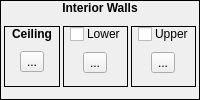
             <widget class="QFrame" name="frame_13">
              <property name="frameShape">
               <enum>QFrame::Box</enum>
              </property>
              <property name="frameShadow">
               <enum>QFrame::Plain</enum>
              </property>
              <layout class="QVBoxLayout" name="verticalLayout_26">
               <property name="spacing">
                <number>0</number>
               </property>
               <property name="margin">
                <number>0</number>
               </property>
               <item>
                <widget class="QLabel" name="label_15">
                 <property name="sizePolicy">
                  <sizepolicy hsizetype="Preferred" vsizetype="Fixed">
                   <horstretch>0</horstretch>
                   <verstretch>0</verstretch>
                  </sizepolicy>
                 </property>
                 <property name="font">
                  <font>
                   <weight>75</weight>
                   <bold>true</bold>
                  </font>
                 </property>
                 <property name="text">
                  <string>Interior Walls</string>
                 </property>
                 <property name="alignment">
                  <set>Qt::AlignCenter</set>
                 </property>
                </widget>
               </item>
               <item>
                <widget class="QWidget" name="widget_17" native="true">
                 <layout class="QHBoxLayout" name="horizontalLayout_14">
                  <property name="spacing">
                   <number>3</number>
                  </property>
                  <property name="margin">
                   <number>3</number>
                  </property>
                  <item>
                   <widget class="QFrame" name="frame_9">
                    <property name="sizePolicy">
                     <sizepolicy hsizetype="Fixed" vsizetype="Fixed">
                      <horstretch>0</horstretch>
                      <verstretch>0</verstretch>
                     </sizepolicy>
                    </property>
                    <property name="maximumSize">
                     <size>
                      <width>65</width>
                      <height>61</height>
                     </size>
                    </property>
                    <property name="frameShape">
                     <enum>QFrame::Box</enum>
                    </property>
                    <property name="frameShadow">
                     <enum>QFrame::Plain</enum>
                    </property>
                    <layout class="QVBoxLayout" name="verticalLayout_15">
                     <property name="spacing">
                      <number>0</number>
                     </property>
                     <property name="margin">
                      <number>0</number>
                     </property>
                     <item>
                      <widget class="QLabel" name="label_9">
                       <property name="sizePolicy">
                        <sizepolicy hsizetype="Preferred" vsizetype="Fixed">
                         <horstretch>0</horstretch>
                         <verstretch>0</verstretch>
                        </sizepolicy>
                       </property>
                       <property name="font">
                        <font>
                         <weight>75</weight>
                         <bold>true</bold>
                        </font>
                       </property>
                       <property name="text">
                        <string>Ceiling</string>
                       </property>
                       <property name="alignment">
                        <set>Qt::AlignCenter</set>
                       </property>
                      </widget>
                     </item>
                     <item>
                      <widget class="QWidget" name="widget_10" native="true">
                       <layout class="QHBoxLayout" name="horizontalLayout_5">
                        <property name="spacing">
                         <number>0</number>
                        </property>
                        <property name="leftMargin">
                         <number>0</number>
                        </property>
                        <property name="topMargin">
                         <number>0</number>
                        </property>
                        <property name="rightMargin">
                         <number>0</number>
                        </property>
                        <property name="bottomMargin">
                         <number>3</number>
                        </property>
                        <item>
                         <widget class="TileButton" name="tbInteriorCeilingTile">
                          <property name="enabled">
                           <bool>true</bool>
                          </property>
                          <property name="text">
                           <string>...</string>
                          </property>
                          <property name="icon">
                           <iconset resource="gui_icons.qrc">
                            <normaloff>:/icons/addtile.png</normaloff>:/icons/addtile.png</iconset>
                          </property>
                          <property name="iconSize">
                           <size>
                            <width>32</width>
                            <height>32</height>
                           </size>
                          </property>
                         </widget>
                        </item>
                       </layout>
                      </widget>
                     </item>
                    </layout>
                   </widget>
                  </item>
                  <item>
                   <widget class="QFrame" name="frame_11">
                    <property name="sizePolicy">
                     <sizepolicy hsizetype="Fixed" vsizetype="Fixed">
                      <horstretch>0</horstretch>
                      <verstretch>0</verstretch>
                     </sizepolicy>
                    </property>
                    <property name="maximumSize">
                     <size>
                      <width>65</width>
                      <height>61</height>
                     </size>
                    </property>
                    <property name="frameShape">
                     <enum>QFrame::Box</enum>
                    </property>
                    <property name="frameShadow">
                     <enum>QFrame::Plain</enum>
                    </property>
                    <layout class="QVBoxLayout" name="verticalLayout_16">
                     <property name="spacing">
                      <number>0</number>
                     </property>
                     <property name="margin">
                      <number>0</number>
                     </property>
                     <item>
                      <widget class="QWidget" name="widget_15" native="true">
                       <property name="sizePolicy">
                        <sizepolicy hsizetype="Preferred" vsizetype="Fixed">
                         <horstretch>0</horstretch>
                         <verstretch>0</verstretch>
                        </sizepolicy>
                       </property>
                       <property name="styleSheet">
                        <string notr="true">.QWidget
{
	border-width: 1px;
	border-style: solid;
	border-color: palette(window-text);
	background-color: palette(window-text);
}

.QWidget&gt;QLabel
{
	border-width: 0px;
	background-color: palette(window-text);
	color: palette(window);
	font-weight: bold;
}</string>
                       </property>
                       <layout class="QHBoxLayout" name="horizontalLayout_10">
                        <property name="spacing">
                         <number>3</number>
                        </property>
                        <property name="margin">
                         <number>0</number>
                        </property>
                        <item>
                         <spacer name="horizontalSpacer_5">
                          <property name="orientation">
                           <enum>Qt::Horizontal</enum>
                          </property>
                          <property name="sizeHint" stdset="0">
                           <size>
                            <width>10</width>
                            <height>15</height>
                           </size>
                          </property>
                         </spacer>
                        </item>
                        <item>
                         <widget class="QCheckBox" name="cbUseInteriorLowerWall">
                          <property name="sizePolicy">
                           <sizepolicy hsizetype="Fixed" vsizetype="Fixed">
                            <horstretch>0</horstretch>
                            <verstretch>0</verstretch>
                           </sizepolicy>
                          </property>
                          <property name="text">
                           <string/>
                          </property>
                         </widget>
                        </item>
                        <item>
                         <widget class="QLabel" name="label_10">
                          <property name="sizePolicy">
                           <sizepolicy hsizetype="Fixed" vsizetype="Fixed">
                            <horstretch>0</horstretch>
                            <verstretch>0</verstretch>
                           </sizepolicy>
                          </property>
                          <property name="text">
                           <string>Lower</string>
                          </property>
                         </widget>
                        </item>
                        <item>
                         <spacer name="horizontalSpacer_6">
                          <property name="orientation">
                           <enum>Qt::Horizontal</enum>
                          </property>
                          <property name="sizeHint" stdset="0">
                           <size>
                            <width>10</width>
                            <height>15</height>
                           </size>
                          </property>
                         </spacer>
                        </item>
                       </layout>
                      </widget>
                     </item>
                     <item>
                      <widget class="QWidget" name="widget_11" native="true">
                       <layout class="QHBoxLayout" name="horizontalLayout_6">
                        <property name="spacing">
                         <number>0</number>
                        </property>
                        <property name="leftMargin">
                         <number>0</number>
                        </property>
                        <property name="topMargin">
                         <number>0</number>
                        </property>
                        <property name="rightMargin">
                         <number>0</number>
                        </property>
                        <property name="bottomMargin">
                         <number>3</number>
                        </property>
                        <item>
                         <widget class="TileButton" name="tbInteriorLowerWallTile">
                          <property name="text">
                           <string>...</string>
                          </property>
                          <property name="icon">
                           <iconset resource="gui_icons.qrc">
                            <normaloff>:/icons/addtile.png</normaloff>:/icons/addtile.png</iconset>
                          </property>
                          <property name="iconSize">
                           <size>
                            <width>32</width>
                            <height>32</height>
                           </size>
                          </property>
                         </widget>
                        </item>
                       </layout>
                      </widget>
                     </item>
                    </layout>
                   </widget>
                  </item>
                  <item>
                   <widget class="QFrame" name="frame_15">
                    <property name="sizePolicy">
                     <sizepolicy hsizetype="Fixed" vsizetype="Fixed">
                      <horstretch>0</horstretch>
                      <verstretch>0</verstretch>
                     </sizepolicy>
                    </property>
                    <property name="maximumSize">
                     <size>
                      <width>65</width>
                      <height>61</height>
                     </size>
                    </property>
                    <property name="frameShape">
                     <enum>QFrame::Box</enum>
                    </property>
                    <property name="frameShadow">
                     <enum>QFrame::Plain</enum>
                    </property>
                    <layout class="QVBoxLayout" name="verticalLayout_27">
                     <property name="spacing">
                      <number>0</number>
                     </property>
                     <property name="margin">
                      <number>0</number>
                     </property>
                     <item>
                      <widget class="QWidget" name="widget_16" native="true">
                       <property name="sizePolicy">
                        <sizepolicy hsizetype="Preferred" vsizetype="Fixed">
                         <horstretch>0</horstretch>
                         <verstretch>0</verstretch>
                        </sizepolicy>
                       </property>
                       <property name="styleSheet">
                        <string notr="true">.QWidget
{
	border-width: 1px;
	border-style: solid;
	border-color: palette(window-text);
	background-color: palette(window-text);
}

.QWidget&gt;QLabel
{
	border-width: 0px;
	background-color: palette(window-text);
	color: palette(window);
	font-weight: bold;
}</string>
                       </property>
                       <layout class="QHBoxLayout" name="horizontalLayout_11">
                        <property name="spacing">
                         <number>3</number>
                        </property>
                        <property name="margin">
                         <number>0</number>
                        </property>
                        <item>
                         <spacer name="horizontalSpacer_7">
                          <property name="orientation">
                           <enum>Qt::Horizontal</enum>
                          </property>
                          <property name="sizeHint" stdset="0">
                           <size>
                            <width>10</width>
                            <height>15</height>
                           </size>
                          </property>
                         </spacer>
                        </item>
                        <item>
                         <widget class="QCheckBox" name="cbUseInteriorUpperWall">
                          <property name="sizePolicy">
                           <sizepolicy hsizetype="Fixed" vsizetype="Fixed">
                            <horstretch>0</horstretch>
                            <verstretch>0</verstretch>
                           </sizepolicy>
                          </property>
                          <property name="text">
                           <string/>
                          </property>
                         </widget>
                        </item>
                        <item>
                         <widget class="QLabel" name="label_11">
                          <property name="sizePolicy">
                           <sizepolicy hsizetype="Fixed" vsizetype="Fixed">
                            <horstretch>0</horstretch>
                            <verstretch>0</verstretch>
                           </sizepolicy>
                          </property>
                          <property name="text">
                           <string>Upper</string>
                          </property>
                         </widget>
                        </item>
                        <item>
                         <spacer name="horizontalSpacer_8">
                          <property name="orientation">
                           <enum>Qt::Horizontal</enum>
                          </property>
                          <property name="sizeHint" stdset="0">
                           <size>
                            <width>10</width>
                            <height>15</height>
                           </size>
                          </property>
                         </spacer>
                        </item>
                       </layout>
                      </widget>
                     </item>
                     <item>
                      <widget class="QWidget" name="widget_19" native="true">
                       <layout class="QHBoxLayout" name="horizontalLayout_13">
                        <property name="spacing">
                         <number>0</number>
                        </property>
                        <property name="leftMargin">
                         <number>0</number>
                        </property>
                        <property name="topMargin">
                         <number>0</number>
                        </property>
                        <property name="rightMargin">
                         <number>0</number>
                        </property>
                        <property name="bottomMargin">
                         <number>3</number>
                        </property>
                        <item>
                         <widget class="TileButton" name="tbInteriorUpperWallTile">
                          <property name="text">
                           <string>...</string>
                          </property>
                          <property name="icon">
                           <iconset resource="gui_icons.qrc">
                            <normaloff>:/icons/addtile.png</normaloff>:/icons/addtile.png</iconset>
                          </property>
                          <property name="iconSize">
                           <size>
                            <width>32</width>
                            <height>32</height>
                           </size>
                          </property>
                         </widget>
                        </item>
                       </layout>
                      </widget>
                     </item>
                    </layout>
                   </widget>
                  </item>
                 </layout>
                </widget>
               </item>
              </layout>
             </widget>
